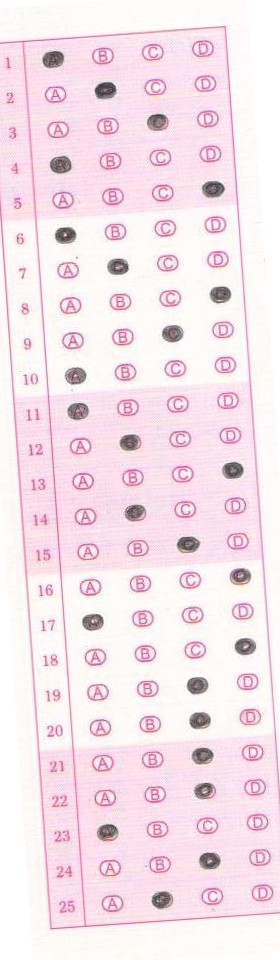
#> input picture omrotl.jpg, 280 x 960 px
$ python threscheck.py
#> lines starting #> are read from the running program, lines starting #| are printed output that depends on the picture
from __future__ import print_function
import cv2
import sys
import os
import math
from matplotlib import pyplot as plt
import numpy as np
import copy
from scipy import arange
INF=1e18

def show(img):
    cv2.imwrite("tmp.jpg",img)
    os.system("xdg-open tmp.jpg")


#Circles
img1=cv2.imread("omrotl.jpg")
#> img1 is the input picture: shape (960, 280, 3); mean B, G, R 234.5, 226.9, 244.6
thres,resthres=cv2.threshold(img1,150,255,cv2.THRESH_BINARY)
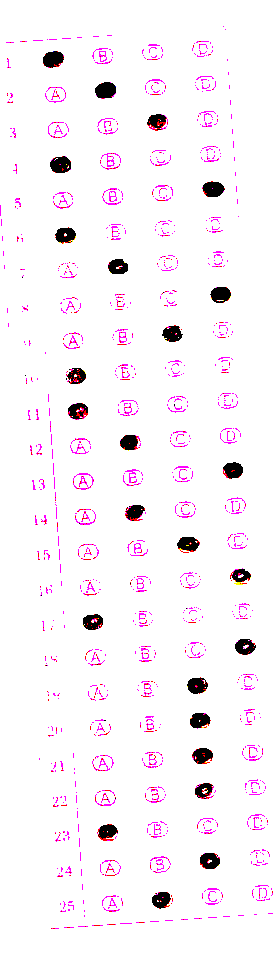
#> resthres: shape (960, 280, 3); mean B, G, R 248.3, 242.6, 249.8
checkimg = cv2.cvtColor(resthres, cv2.COLOR_BGR2GRAY)
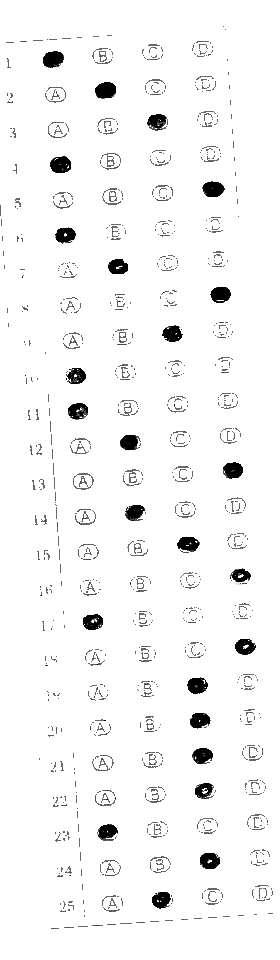
#> checkimg: shape (960, 280); min 0, max 255, mean 245.4
show(checkimg)

$ run again, with circled.jpg copied over omrotl.jpg
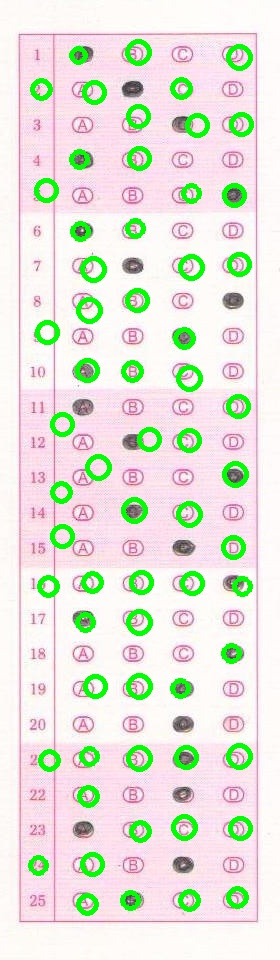
#> input picture circled.jpg, 280 x 960 px
#> img1 is the input picture: shape (960, 280, 3); mean B, G, R 218.9, 229.7, 228.4
#> `thres,resthres=cv2.threshold(img1,150,255,cv2.THRESH_BINARY)`:
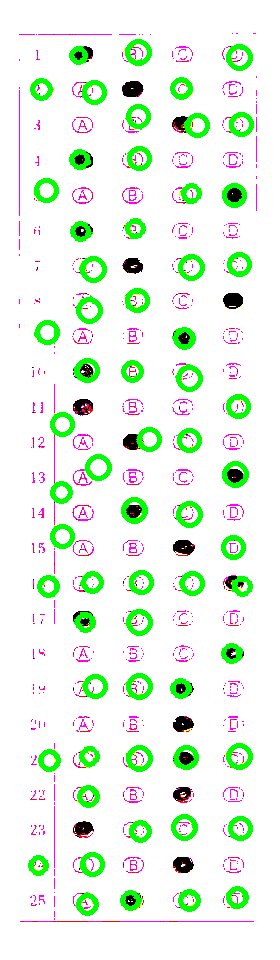
#> resthres: shape (960, 280, 3); mean B, G, R 230.7, 245.3, 232.6
#> `checkimg = cv2.cvtColor(resthres, cv2.COLOR_BGR2GRAY)`:
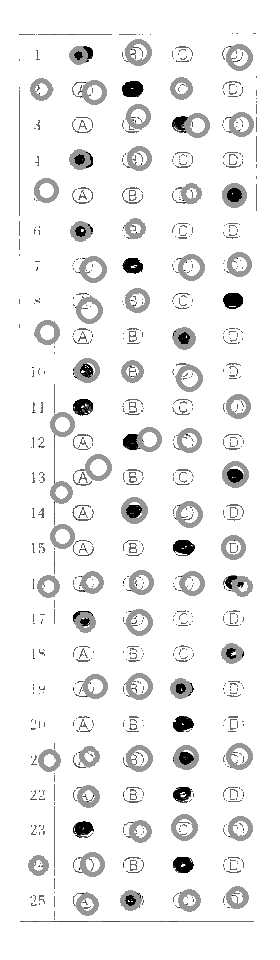
#> checkimg: shape (960, 280); min 0, max 255, mean 239.8
